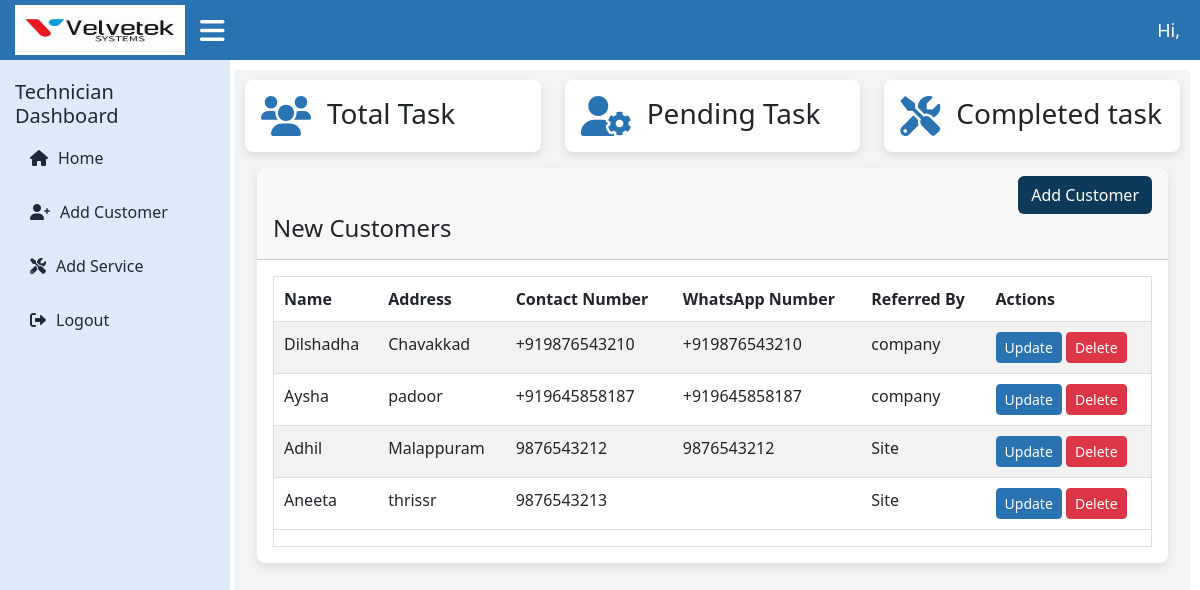
Page /technician/new-customer/ on the earlier database version.
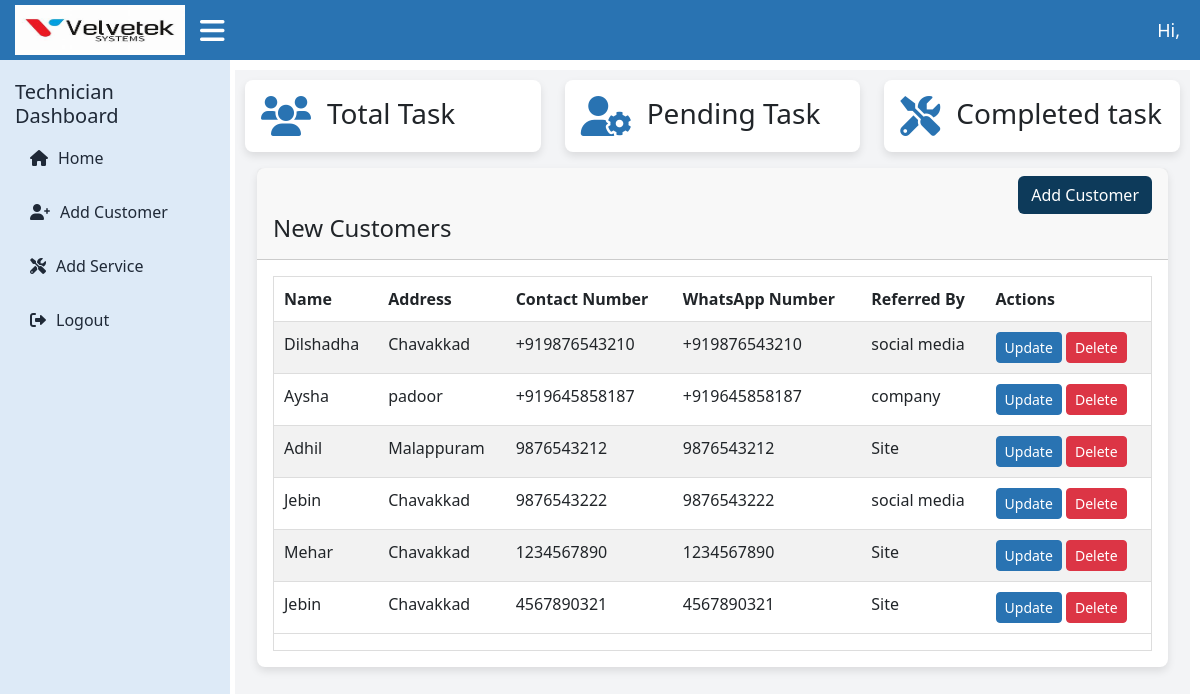
Same page on the later database version.
### velvetekapp/models.py (models this page shows)
class Customer(models.Model):
    name=models.CharField(max_length=255)
    address = models.TextField()
    contact_number = models.CharField(max_length=15,unique=True)
    whatsapp_number = models.CharField(max_length=15)
    reffered_by =models.CharField(max_length=255)

### technicianapp/views.py (the view)
# urls.py: path('new-customer/',views.technician_new_customer,name='technician_new_customer'),
def technician_new_customer(request):
    customers = Customer.objects.all()
    return render(request, 'technician_add_customer.html', {'customers': customers})

### templates/technician_add_customer.html (shortened to what this page needs)
{% extends 'technician_dashboard.html' %}
{% block content %}
<div class="container">
  <div class="page-inner">
    <div class="row">
      <div class="col-md-12">
        <div class="card">
          <div class="card-header">
            <div class="ms-md-auto py-2 py-md-0 text-end">
              <a href="#" class="btn text-white" style="background-color: #0d3a5a;" data-bs-toggle="modal" data-bs-target="#addCustomerModal">Add Customer</a>
            </div>
            <h4 class="card-title">New Customers</h4>
          </div>
          <div class="card-body">
            <div class="table-responsive">
              <table id="basic-datatables" class="display table table-striped table-hover">
                <thead>
                  <tr>
                    <th>Name</th>
                    <th>Address</th>
                    <th>Contact Number</th>
                    <th>WhatsApp Number</th>
                    <th>Referred By</th>
                    <th>Actions</th>
                  </tr>
                </thead>
                <tbody>
                  {% for customer in customers %}
                  <tr>
                    <td>{{ customer.name }}</td>
                    <td>{{ customer.address }}</td>
                    <td>{{ customer.contact_number }}</td>
                    <td>{{ customer.whatsapp_number }}</td>
                    <td>{{ customer.reffered_by }}</td>
                    <td>
                      <button
                        class="btn btn-sm btn-primary"
                        data-bs-toggle="modal"
                        data-bs-target="#updateCustomerModal{{ customer.id }}">
                        Update
                      </button>
                      <form method="post" action="{% url 'delete_customer' customer.id %}" style="display:inline;">
                        <button type="submit" class="btn btn-sm btn-danger">Delete</button>
                      </form>
                    </td>
                  </tr>
                  {% endfor %}
                </tbody>
              </table>
            </div>
          </div>
        </div>
      </div>
    </div>
  </div>
</div>
{% endblock %}

Differences in the rows shown:
removed Customer: name "Aneeta", address "thrissr", contact_number "9876543213", reffered_by "Site"
changed Customer "Dilshadha": reffered_by "company" → "social media"
added Customer: name "Jebin", address "Chavakkad", contact_number "9876543222", whatsapp_number "9876543222", reffered_by "social media"
added Customer: name "Mehar", address "Chavakkad", contact_number "1234567890", whatsapp_number "1234567890", reffered_by "Site"
added Customer: name "Jebin", address "Chavakkad", contact_number "4567890321", whatsapp_number "4567890321", reffered_by "Site"
